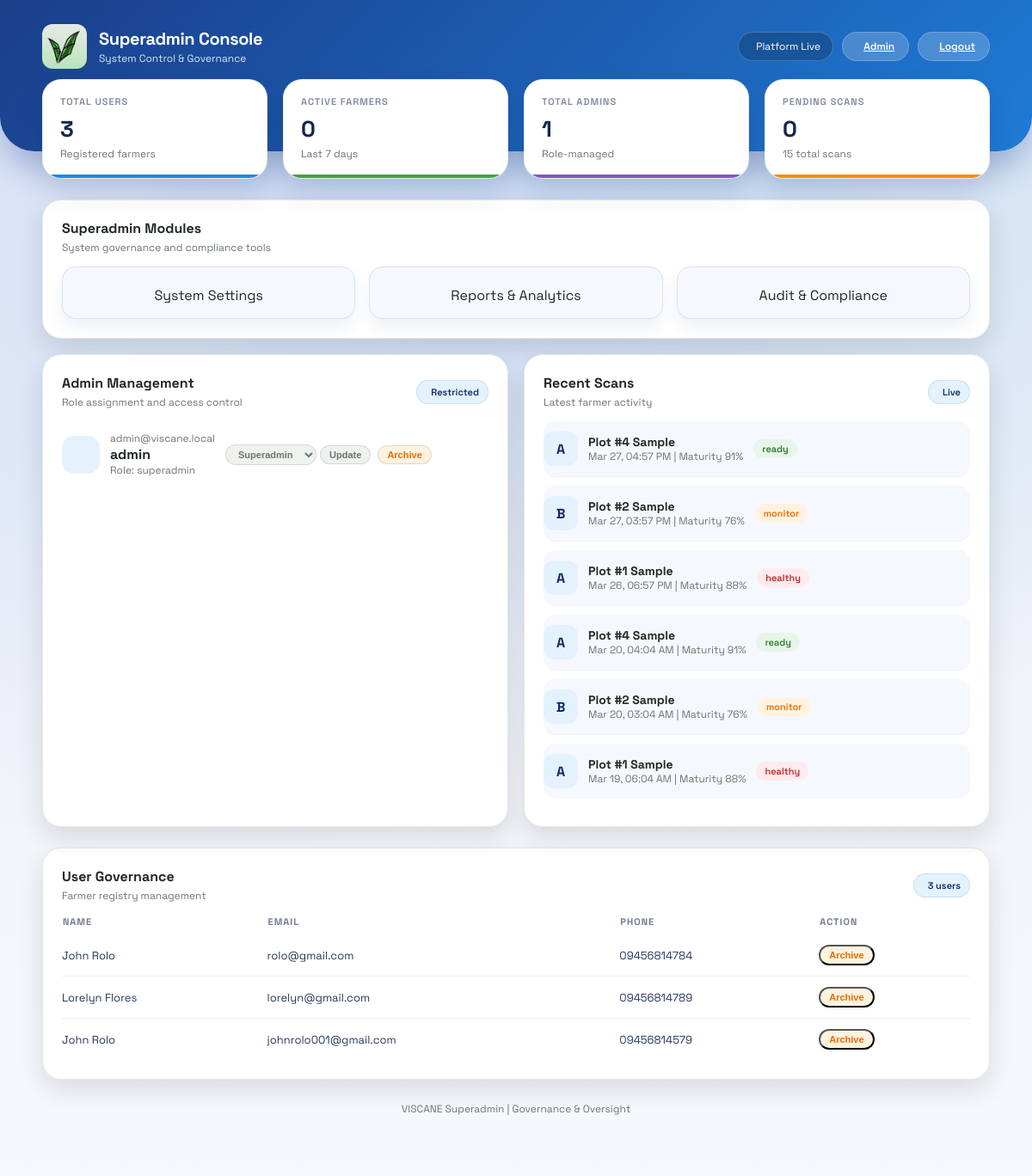
Page /superadmin (signed in) on the earlier database version.
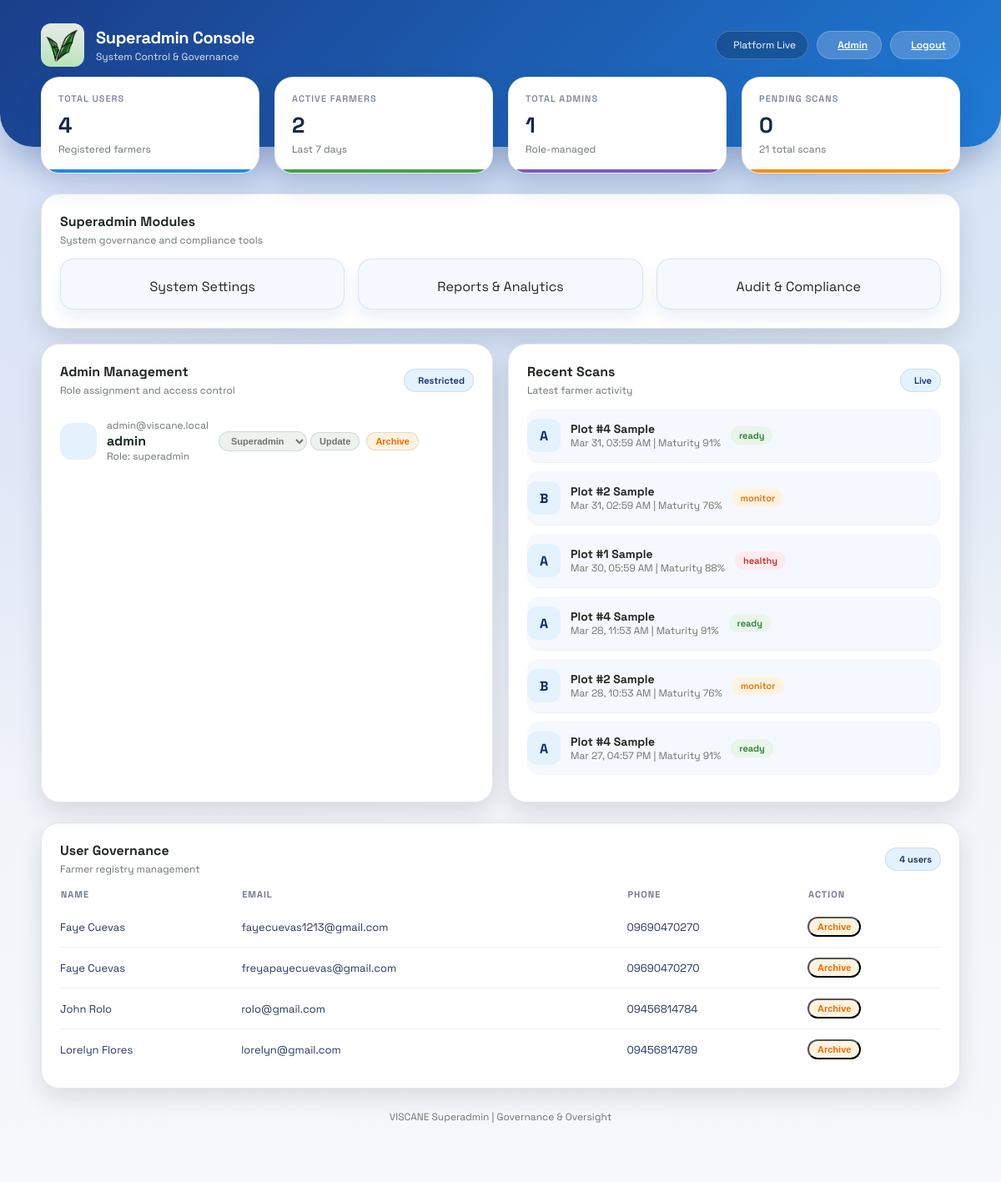
Same page on the later database version.
### models.py (models this page shows)
class Admin(db.Model):
    id = db.Column(db.Integer, primary_key=True)
    username = db.Column(db.String(80), unique=True, nullable=False)
    email = db.Column(db.String(120), unique=True, nullable=False)
    password_hash = db.Column(db.String(200), nullable=False)
    role = db.Column(db.String(40), nullable=False, default='admin')
    is_archived = db.Column(db.Boolean, nullable=False, default=False)

class Scan(db.Model):
    id = db.Column(db.Integer, primary_key=True)
    user_id = db.Column(db.Integer, db.ForeignKey('user.id', ondelete='CASCADE'), nullable=False)
    plot_name = db.Column(db.String(80), nullable=False)
    grade = db.Column(db.String(2), nullable=False)
    maturity_pct = db.Column(db.Integer, nullable=False)
    status = db.Column(db.String(20), nullable=False, default='pending')
    created_at = db.Column(db.DateTime, default=datetime.utcnow, nullable=False)
    user = db.relationship('User', backref=db.backref('scans', lazy=True, cascade='all, delete-orphan'))

class User(db.Model):
    id = db.Column(db.Integer, primary_key=True)
    fullname = db.Column(db.String(100), nullable=False)
    email = db.Column(db.String(120), unique=True, nullable=False)
    phone = db.Column(db.String(20), nullable=False)
    password = db.Column(db.String(200), nullable=False)
    province = db.Column(db.String(120), nullable=True)
    municipality = db.Column(db.String(120), nullable=True)
    barangay = db.Column(db.String(120), nullable=True)
    is_active = db.Column(db.Boolean, nullable=False, default=True)
    is_archived = db.Column(db.Boolean, nullable=False, default=False)

### app.py (the view)
@app.route('/superadmin')
@role_required('superadmin')
def superadmin_portal():
    total_users = User.query.filter_by(is_archived=False).count()
    total_admins = Admin.query.filter_by(is_archived=False).count()
    seven_days_ago = datetime.utcnow() - timedelta(days=7)
    active_user_ids = db.session.query(User.id).filter(User.is_archived.is_(False)).subquery()
    active_farmers = db.session.query(Scan.user_id).filter(
        Scan.created_at >= seven_days_ago,
        Scan.user_id.in_(active_user_ids)
    ).distinct().count()
    total_scans = Scan.query.count()
    pending_scans = Scan.query.filter(
        Scan.status == 'pending',
        Scan.user_id.in_(active_user_ids)
    ).count()
    admins = Admin.query.filter_by(is_archived=False).order_by(Admin.id.desc()).all()
    users = User.query.filter_by(is_archived=False).order_by(User.id.desc()).limit(8).all()
    recent_scans = Scan.query.filter(Scan.user_id.in_(active_user_ids)).order_by(Scan.created_at.desc()).limit(6).all()
    return render_template(
        'superadmin.html',
        total_users=total_users,
        total_admins=total_admins,
        active_farmers=active_farmers,
        total_scans=total_scans,
        pending_scans=pending_scans,
        admins=admins,
        users=users,
        recent_scans=recent_scans,
        current_admin=get_current_admin()
    )

### app.py (called while the page is built)
def role_required(required_role):
    def decorator(view):
        @wraps(view)
        def wrapped(*args, **kwargs):
            admin_id = session.get('admin_id')
            if not admin_id:
                return redirect(url_for('admin_login'))
            admin = Admin.query.get(admin_id)
            if not admin or admin.is_archived or admin.role != required_role:
                return redirect(url_for('admin_portal'))
            return view(*args, **kwargs)
        return wrapped
    return decorator

def get_current_admin():
    admin_id = session.get('admin_id')
    if not admin_id:
        return None
    admin = Admin.query.get(admin_id)
    if not admin or admin.is_archived:
        return None
    return admin

### templates/superadmin.html (shortened to what the changed rows need)
<!DOCTYPE html>
<html lang="en">
<head>
    <link rel="stylesheet" href="{{ url_for('static', filename='style.css') }}">
</head>
<body class="admin-layout superadmin-layout">
    <main class="dashboard-container fade-in">
        <section class="stats-grid superadmin-stats">
            <div class="stat-card accent-blue">
                <div class="stat-label">Total Users</div>
                <div class="stat-value">{{ total_users }}</div>
                <div class="stat-meta">Registered farmers</div>
            </div>
            <div class="stat-card accent-green">
                <div class="stat-label">Active Farmers</div>
                <div class="stat-value">{{ active_farmers }}</div>
                <div class="stat-meta">Last 7 days</div>
            </div>
            <div class="stat-card accent-orange">
                <div class="stat-label">Pending Scans</div>
                <div class="stat-value">{{ pending_scans }}</div>
                <div class="stat-meta">{{ total_scans }} total scans</div>
            </div>
        </section>
        <section class="section-grid two-col">
            <div class="panel superadmin-panel">
                {% if admins %}
                    {% for admin in admins %}
                        <div class="list-row superadmin-list-row">
                            <div class="list-badge superadmin-icon-badge">
                            </div>
                            <div class="list-main superadmin-list-main">
                                <div class="list-meta">{{ admin.email }}</div>
                                <strong>{{ admin.username }}</strong>
                                <div class="list-meta">Role: {{ admin.role }}</div>
                            </div>
                            <div class="superadmin-action-row">
                                <form method="POST" action="/superadmin/admins/role">
                                    <select name="role" class="tag superadmin-tag-select">
                                        <option value="superadmin" {% if admin.role == 'superadmin' %}selected{% endif %}>Superadmin</option>
                                    </select>
                                    <button class="tag superadmin-tag" type="submit">Update</button>
                                </form>
                                <form method="POST" action="/superadmin/admins/archive">
                                    <button class="tag warning superadmin-tag" type="submit">Archive</button>
                                </form>
                            </div>
                        </div>
                    {% endfor %}
                {% else %}
                    <div class="list-meta">No admin accounts found.</div>
                {% endif %}
            </div>
            <div class="panel superadmin-panel">
                {% if recent_scans %}
                    {% for scan in recent_scans %}
                        <div class="recent-item superadmin-recent">
                            <div class="recent-grade">{{ scan.grade }}</div>
                            <div class="superadmin-list-main">
                                <h4 style="margin: 0;">{{ scan.plot_name }}</h4>
                                <div class="list-meta">{{ scan.created_at.strftime('%b %d, %I:%M %p') }} | Maturity {{ scan.maturity_pct }}%</div>
                            </div>
                            <span class="tag {% if scan.status == 'ready' %}success{% elif scan.status == 'monitor' %}warning{% else %}alert{% endif %}">{{ scan.status }}</span>
                        </div>
                    {% endfor %}
                {% else %}
                    <div class="list-meta">No scans yet.</div>
                {% endif %}
            </div>
        </section>
        <section class="panel superadmin-panel">
            <div class="panel-header">
                <div>
                    <h3 class="panel-title">User Governance</h3>
                    <p class="panel-subtitle">Farmer registry management</p>
                </div>
                <span class="badge superadmin-badge">{{ total_users }} users</span>
            </div>
            <table class="data-table">
                <thead>
                    <tr>
                        <th>Name</th>
                        <th>Email</th>
                        <th>Phone</th>
                        <th>Action</th>
                    </tr>
                </thead>
                <tbody>
                    {% if users %}
                        {% for user in users %}
                            <tr>
                                <td>{{ user.fullname }}</td>
                                <td>{{ user.email }}</td>
                                <td>{{ user.phone }}</td>
                                <td>
                                    <form method="POST" action="/superadmin/users/archive">
                                        <button class="tag warning" type="submit" onclick="return confirm('Archive this user?')">Archive</button>
                                    </form>
                                </td>
                            </tr>
                        {% endfor %}
                    {% else %}
                        <tr>
                            <td colspan="4">No users found.</td>
                        </tr>
                    {% endif %}
                </tbody>
            </table>
        </section>
    </main>
</body>
</html>

Differences in the rows shown:
no longer on this page (row unchanged): Scan: grade "B", plot_name "Plot #2 Sample", created_at "Mar 27, 03:57 PM", maturity_pct "76", status "monitor"
no longer on this page (row unchanged): Scan: grade "A", plot_name "Plot #1 Sample", created_at "Mar 26, 06:57 PM", maturity_pct "88", status "healthy"
no longer on this page (row unchanged): Scan: grade "A", plot_name "Plot #4 Sample", created_at "Mar 20, 04:04 AM", maturity_pct "91", status "ready"
no longer on this page (row unchanged): Scan: grade "B", plot_name "Plot #2 Sample", created_at "Mar 20, 03:04 AM", maturity_pct "76", status "monitor"
no longer on this page (row unchanged): Scan: grade "A", plot_name "Plot #1 Sample", created_at "Mar 19, 06:04 AM", maturity_pct "88", status "healthy"
no longer on this page (row edited): User: fullname "John Rolo", email "johnrolo001@gmail.com", phone "09456814579"
added Scan: grade "A", plot_name "Plot #4 Sample", created_at "Mar 31, 03:59 AM", maturity_pct "91", status "ready"
added Scan: grade "B", plot_name "Plot #2 Sample", created_at "Mar 31, 02:59 AM", maturity_pct "76", status "monitor"
added Scan: grade "A", plot_name "Plot #1 Sample", created_at "Mar 30, 05:59 AM", maturity_pct "88", status "healthy"
added Scan: grade "A", plot_name "Plot #4 Sample", created_at "Mar 28, 11:53 AM", maturity_pct "91", status "ready"
added Scan: grade "B", plot_name "Plot #2 Sample", created_at "Mar 28, 10:53 AM", maturity_pct "76", status "monitor"
added User: fullname "Faye Cuevas", email "fayecuevas1213@gmail.com", phone "09690470270"
added User: fullname "Faye Cuevas", email "freyapayecuevas@gmail.com", phone "09690470270"
Other differences:
{{ total_users }}: "3" → "4"
{{ active_farmers }}: "0" → "2"
{{ total_scans }}: "15" → "21"
